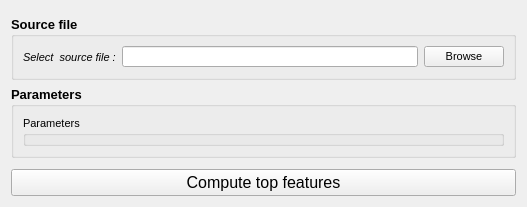
          <widget class="QWidget" name="top_features">
           <attribute name="title">
            <string notr="true">Top features</string>
           </attribute>
           <layout class="QVBoxLayout" name="verticalLayout_12">
            <item>
             <spacer name="verticalSpacer_9">
              <property name="orientation">
               <enum>Qt::Vertical</enum>
              </property>
              <property name="sizeType">
               <enum>QSizePolicy::Fixed</enum>
              </property>
              <property name="sizeHint" stdset="0">
               <size>
                <width>20</width>
                <height>5</height>
               </size>
              </property>
             </spacer>
            </item>
            <item>
             <widget class="QGroupBox" name="source_folder_3">
              <property name="font">
               <font>
                <pointsize>10</pointsize>
                <weight>75</weight>
                <bold>true</bold>
               </font>
              </property>
              <property name="title">
               <string notr="true">Source file</string>
              </property>
              <layout class="QVBoxLayout" name="verticalLayout_14">
               <item>
                <layout class="QFormLayout" name="formLayout_6">
                 <item row="0" column="0">
                  <widget class="QLabel" name="source_folder_4">
                   <property name="font">
                    <font>
                     <pointsize>8</pointsize>
                     <weight>50</weight>
                     <italic>true</italic>
                     <bold>false</bold>
                    </font>
                   </property>
                   <property name="text">
                    <string notr="true">Select  source file :</string>
                   </property>
                  </widget>
                 </item>
                 <item row="0" column="1">
                  <layout class="QGridLayout" name="choose_source_folder_2">
                   <item row="0" column="1">
                    <widget class="QLineEdit" name="source_folder_line_2">
                     <property name="sizePolicy">
                      <sizepolicy hsizetype="Minimum" vsizetype="Minimum">
                       <horstretch>0</horstretch>
                       <verstretch>0</verstretch>
                      </sizepolicy>
                     </property>
                     <property name="font">
                      <font>
                       <pointsize>8</pointsize>
                       <weight>50</weight>
                       <bold>false</bold>
                      </font>
                     </property>
                     <property name="inputMask">
                      <string notr="true"/>
                     </property>
                     <property name="text">
                      <string notr="true"/>
                     </property>
                    </widget>
                   </item>
                   <item row="0" column="2">
                    <widget class="QPushButton" name="browse_button_2">
                     <property name="sizePolicy">
                      <sizepolicy hsizetype="Fixed" vsizetype="Fixed">
                       <horstretch>0</horstretch>
                       <verstretch>0</verstretch>
                      </sizepolicy>
                     </property>
                     <property name="font">
                      <font>
                       <pointsize>8</pointsize>
                       <weight>50</weight>
                       <bold>false</bold>
                      </font>
                     </property>
                     <property name="cursor">
                      <cursorShape>PointingHandCursor</cursorShape>
                     </property>
                     <property name="text">
                      <string notr="true">Browse</string>
                     </property>
                     <property name="shortcut">
                      <string notr="true"/>
                     </property>
                    </widget>
                   </item>
                  </layout>
                 </item>
                </layout>
               </item>
              </layout>
             </widget>
            </item>
            <item>
             <widget class="QGroupBox" name="groupBox_2">
              <property name="font">
               <font>
                <pointsize>10</pointsize>
                <weight>75</weight>
                <bold>true</bold>
               </font>
              </property>
              <property name="title">
               <string notr="true">Parameters</string>
              </property>
              <layout class="QGridLayout" name="gridLayout_4">
               <item row="0" column="0">
                <widget class="QGroupBox" name="groupBox_9">
                 <property name="font">
                  <font>
                   <pointsize>8</pointsize>
                   <weight>50</weight>
                   <bold>false</bold>
                  </font>
                 </property>
                 <property name="title">
                  <string notr="true">Parameters</string>
                 </property>
                </widget>
               </item>
              </layout>
             </widget>
            </item>
            <item>
             <spacer name="verticalSpacer_8">
              <property name="orientation">
               <enum>Qt::Vertical</enum>
              </property>
              <property name="sizeType">
               <enum>QSizePolicy::Fixed</enum>
              </property>
              <property name="sizeHint" stdset="0">
               <size>
                <width>505</width>
                <height>5</height>
               </size>
              </property>
             </spacer>
            </item>
            <item>
             <widget class="QPushButton" name="compute_top_features">
              <property name="font">
               <font>
                <pointsize>12</pointsize>
                <weight>50</weight>
                <bold>false</bold>
               </font>
              </property>
              <property name="cursor">
               <cursorShape>PointingHandCursor</cursorShape>
              </property>
              <property name="text">
               <string notr="true">Compute top features</string>
              </property>
              <property name="shortcut">
               <string notr="true">Enter</string>
              </property>
             </widget>
            </item>
           </layout>
          </widget>
